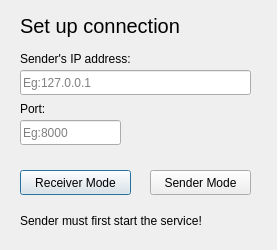
<?xml version="1.0" encoding="UTF-8"?>
<ui version="4.0">
 <class>ConnectWindow</class>
 <widget class="QDialog" name="ConnectWindow">
  <property name="geometry">
   <rect>
    <x>0</x>
    <y>0</y>
    <width>277</width>
    <height>250</height>
   </rect>
  </property>
  <property name="windowTitle">
   <string>Connection Settings</string>
  </property>
  <widget class="QLabel" name="label">
   <property name="geometry">
    <rect>
     <x>20</x>
     <y>10</y>
     <width>211</width>
     <height>31</height>
    </rect>
   </property>
   <property name="font">
    <font>
     <pointsize>15</pointsize>
    </font>
   </property>
   <property name="text">
    <string>Set up connection</string>
   </property>
  </widget>
  <widget class="QLabel" name="label_2">
   <property name="geometry">
    <rect>
     <x>20</x>
     <y>50</y>
     <width>171</width>
     <height>17</height>
    </rect>
   </property>
   <property name="text">
    <string>Sender's IP address:</string>
   </property>
  </widget>
  <widget class="QLineEdit" name="lineEdit">
   <property name="geometry">
    <rect>
     <x>20</x>
     <y>70</y>
     <width>231</width>
     <height>25</height>
    </rect>
   </property>
   <property name="placeholderText">
    <string>Eg:127.0.0.1</string>
   </property>
  </widget>
  <widget class="QLabel" name="label_3">
   <property name="geometry">
    <rect>
     <x>20</x>
     <y>100</y>
     <width>91</width>
     <height>17</height>
    </rect>
   </property>
   <property name="text">
    <string>Port:</string>
   </property>
  </widget>
  <widget class="QLineEdit" name="lineEdit_2">
   <property name="geometry">
    <rect>
     <x>20</x>
     <y>120</y>
     <width>101</width>
     <height>25</height>
    </rect>
   </property>
   <property name="placeholderText">
    <string>Eg:8000</string>
   </property>
  </widget>
  <widget class="QPushButton" name="pushButton">
   <property name="geometry">
    <rect>
     <x>20</x>
     <y>170</y>
     <width>111</width>
     <height>25</height>
    </rect>
   </property>
   <property name="text">
    <string>Receiver Mode</string>
   </property>
  </widget>
  <widget class="QPushButton" name="pushButton_2">
   <property name="geometry">
    <rect>
     <x>150</x>
     <y>170</y>
     <width>101</width>
     <height>25</height>
    </rect>
   </property>
   <property name="text">
    <string>Sender Mode</string>
   </property>
  </widget>
  <widget class="QLabel" name="label_4">
   <property name="geometry">
    <rect>
     <x>20</x>
     <y>200</y>
     <width>241</width>
     <height>41</height>
    </rect>
   </property>
   <property name="text">
    <string>Sender must first start the service!</string>
   </property>
   <property name="textFormat">
    <enum>Qt::AutoText</enum>
   </property>
   <property name="scaledContents">
    <bool>false</bool>
   </property>
  </widget>
  <zorder>pushButton</zorder>
  <zorder>label</zorder>
  <zorder>label_2</zorder>
  <zorder>lineEdit</zorder>
  <zorder>label_3</zorder>
  <zorder>lineEdit_2</zorder>
  <zorder>pushButton_2</zorder>
  <zorder>label_4</zorder>
 </widget>
 <resources/>
 <connections/>
</ui>
